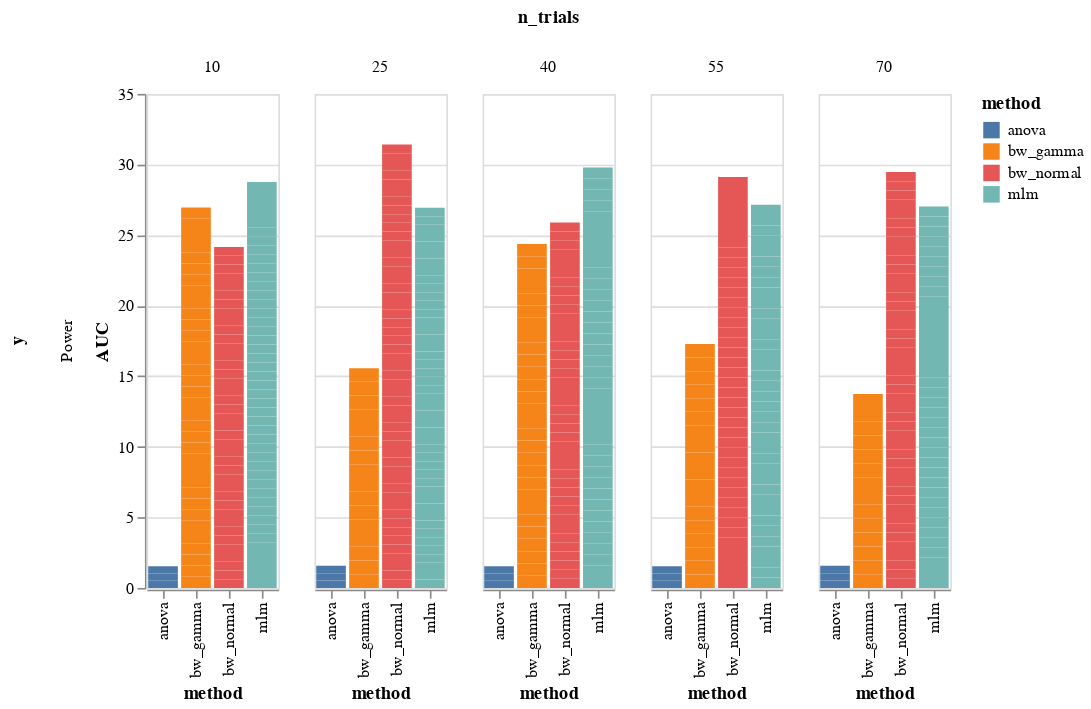
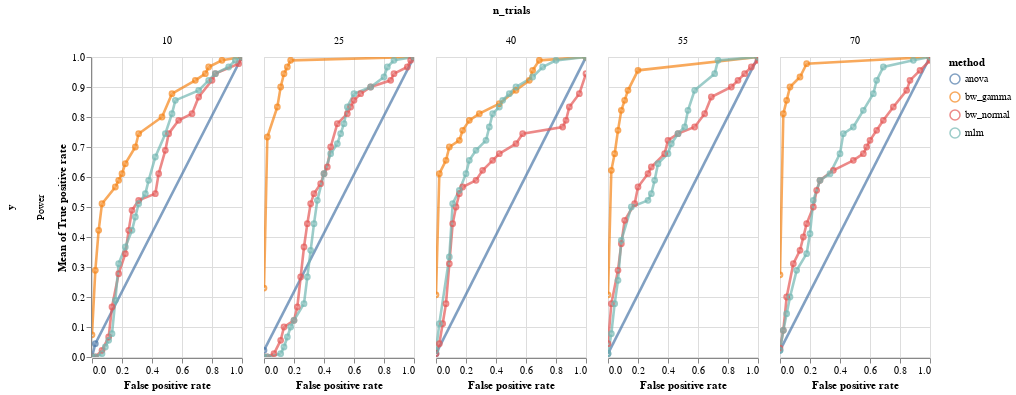

Notebook code cell kept with these figures, in order:
### Markdown cell above
### ROC curve

### Code cell
df = model_comparison.make_roc_auc(res, binary=False, groups=('method', 'y', 'n_trials'))

bars, roc = model_comparison.plot_roc(df)
bars.facet(column='n_trials', row='y').properties().display()
roc.facet(column='n_trials', row='y').properties()
# NBVAL_SKIP

### Figure 1 — Vega-Lite specification as saved in the notebook (floating-point values rounded to 4 significant figures; data arrays with more than 128 entries replaced by an {"elided": "..."} marker saying what was removed)
{"config": {"view": {"continuousWidth": 400, "continuousHeight": 300}}, "data": {"name": "data-f5c57dfebfd2efeaf1da5b4f93651778"}, "facet": {"column": {"type": "quantitative", "field": "n_trials"}, "row": {"type": "nominal", "field": "y"}}, "spec": {"mark": "bar", "encoding": {"color": {"type": "nominal", "field": "method"}, "x": {"type": "nominal", "field": "method"}, "y": {"type": "quantitative", "field": "AUC"}}, "selection": {"selector002": {"type": "interval", "bind": "scales", "encodings": ["x", "y"]}}}, "$schema": "https://vega.github.io/schema/vega-lite/v4.8.1.json", "datasets": {"data-f5c57dfebfd2efeaf1da5b4f93651778": {"elided": "544 records"}}}

### Figure 2 — Vega-Lite specification as saved in the notebook (floating-point values rounded to 4 significant figures; data arrays with more than 128 entries replaced by an {"elided": "..."} marker saying what was removed)
{"config": {"view": {"continuousWidth": 400, "continuousHeight": 300}}, "data": {"name": "data-f5c57dfebfd2efeaf1da5b4f93651778"}, "facet": {"column": {"type": "quantitative", "field": "n_trials"}, "row": {"type": "nominal", "field": "y"}}, "spec": {"layer": [{"mark": {"type": "line", "opacity": 0.7, "size": 2.6}, "encoding": {"color": {"type": "nominal", "field": "method"}, "x": {"type": "quantitative", "field": "False positive rate"}, "y": {"type": "quantitative", "aggregate": "mean", "field": "True positive rate"}}, "selection": {"selector001": {"type": "interval", "bind": "scales", "encodings": ["x", "y"]}}}, {"mark": {"type": "point", "opacity": 0.7, "size": 22.6}, "encoding": {"color": {"type": "nominal", "field": "method"}, "x": {"type": "quantitative", "field": "False positive rate"}, "y": {"type": "quantitative", "aggregate": "mean", "field": "True positive rate"}}}], "width": 150}, "$schema": "https://vega.github.io/schema/vega-lite/v4.8.1.json", "datasets": {"data-f5c57dfebfd2efeaf1da5b4f93651778": {"elided": "544 records"}}}
